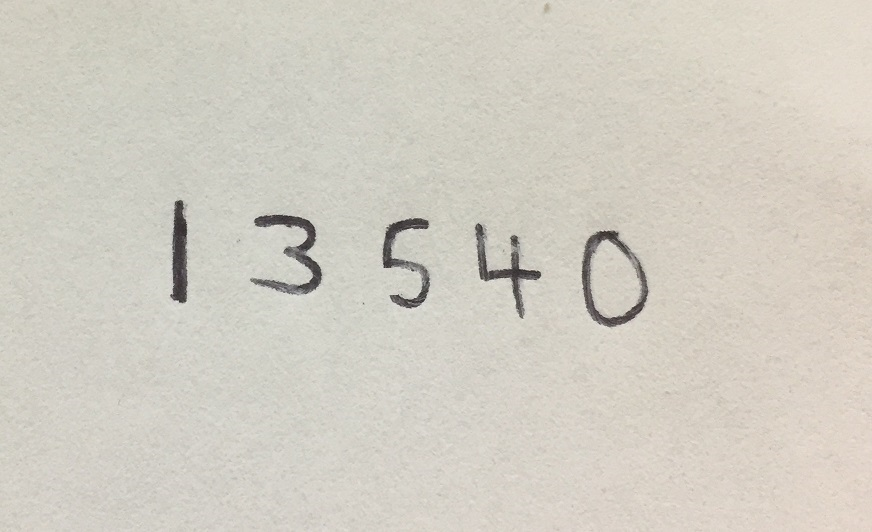
#> input picture images/text.jpg, 872 x 532 px, given in place of the camera
$ python trackObject.py   (older library calls are emulated)
#> lines starting #> are read from the running program, lines starting #| are printed output that depends on the picture; after the words box and inside, x2 and y2 are one past the last pixel; in counts of white or black regions, pixels touching at a corner belong together; long printed decimals are rounded
import numpy as np
import cv2

capture = cv2.VideoCapture(0)

# Color range of object in HSV
color_range = [[0,0,0],[179,50,100]]

points = []
count = 0

# Get first frame
response, frame = capture.read()
#> frame is the input picture: shape (532, 872, 3); mean B, G, R 195.2, 205.6, 209.7
height, width = frame.shape[:2]
#> height = 532; width = 872

while True:
	response, frame = capture.read()
	frame = cv2.flip(frame, 1)
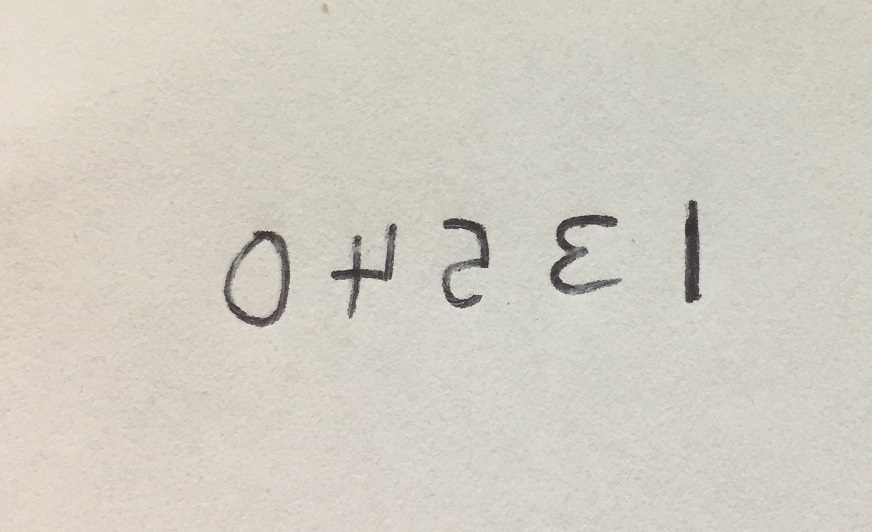
#> frame: shape (532, 872, 3); mean B, G, R 195.2, 205.6, 209.7

	# converting to hsv
	hsv = cv2.cvtColor(frame, cv2.COLOR_BGR2HSV)
#> hsv: shape (532, 872, 3); mean H, S, V 23.3, 17.6, 209.8

	# threshold values between range
	mask = cv2.inRange(hsv, np.array(color_range[0]), np.array(color_range[1]))
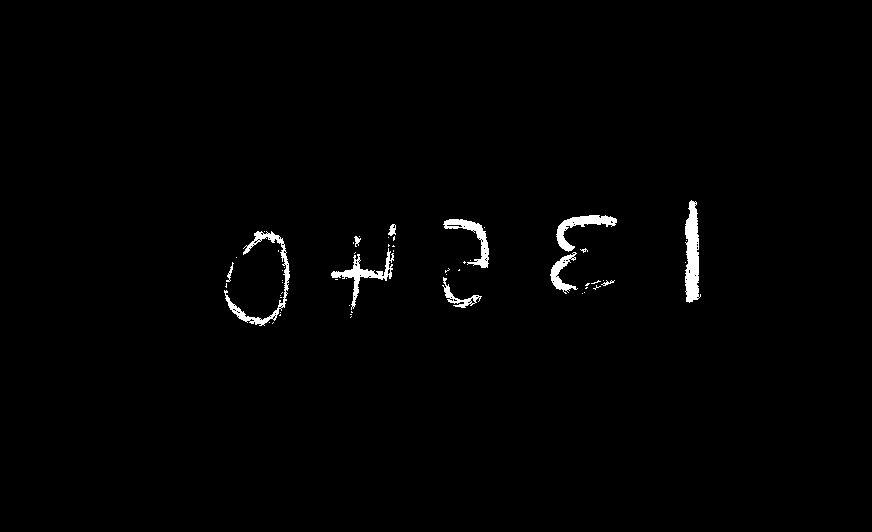
#> mask: shape (532, 872); 1.1% white; 56 white regions (45 under 20 px)

	# Finding contours
	_, contours, _ = cv2.findContours(mask.copy(), cv2.RETR_EXTERNAL, cv2.CHAIN_APPROX_SIMPLE)
#> contours = 56 contours, 46 with area under 20; largest, box (x1, y1, x2, y2) and area: (685, 200, 701, 303) 1048, (224, 231, 290, 326) 743, (556, 215, 617, 252) 606, (331, 248, 394, 310) 586, (443, 219, 489, 268) 577

	# Computing centroids
	centroids = int(height/2), int(width/2)
#> centroids = (266, 436)
	radius = 0

	if len(contours) > 0:
		# Find largest contour
		biggest_contour = max(contours, key=cv2.contourArea)
#> biggest_contour = contour of 123 points, box (x1, y1, x2, y2) (685, 200, 701, 303), area 1048
		(x,y), radius = cv2.minEnclosingCircle(biggest_contour)
#> x = 690; y = 251; radius = 51.01
		M = cv2.moments(biggest_contour)
#> M = moments, m00 1047.5, centre m10/m00, m01/m00 = (691.9, 254.5)
		try:
			a = int(M['m10']/M['m00'])
#> a = 691
			b = int(M['m01']/M['m00'])
#> b = 254
			centroids = (a, b)
#> centroids = (691, 254)
		except:
			a = int(height/2)
			b = int(width/2)
			centroids = a,b

		# Threshold contours
		if radius > 25:
			print (radius)
#| 51.010
			cv2.circle(frame, (int(x), int(y)), int(radius), (0,0,255), 2)
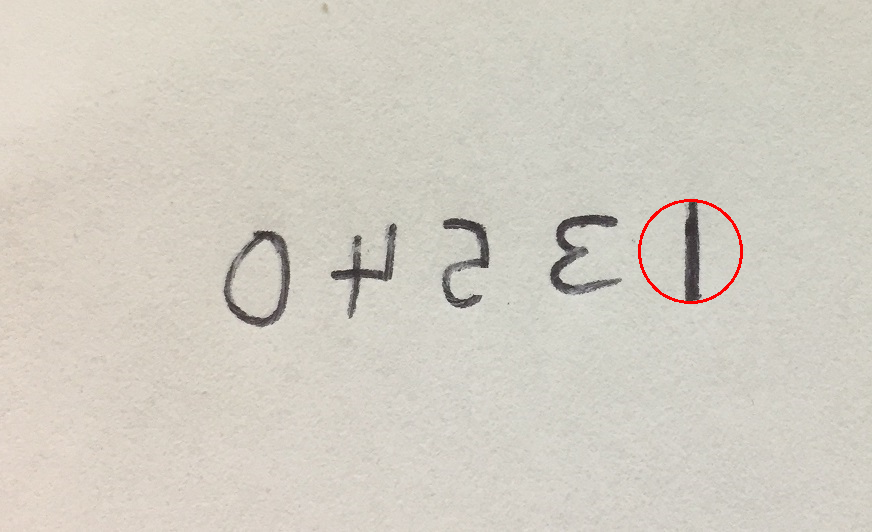
#> frame: shape (532, 872, 3); 0.21% of pixels changed, all inside (x1, y1, x2, y2) = (638, 199, 743, 304)
			cv2.circle(frame, centroids, 5, (0,255,0), -1)
#> frame: shape (532, 872, 3); 0.02% of pixels changed, all inside (x1, y1, x2, y2) = (686, 249, 697, 260)

	points.append(centroids)

	# track points
	if radius > 25:
		print (radius)
#| 51.010
		for i in range(1, len(points)):
			try:
				cv2.line(frame, points[i-1], points[i], (0,255,0), 2)
			except:
				pass
#> this loop made 0 passes

		count += 0

	else:
		count += 1

		# Remove trail when no object in 10 frames
		if count == 10:
			points = []
			count = 0

	cv2.imshow('Tracked Object', frame)
	if cv2.waitKey(1) & 0xFF == ord('q'):
#> (key q is pressed here)
		break

capture.release()
cv2.destroyAllWindows()
